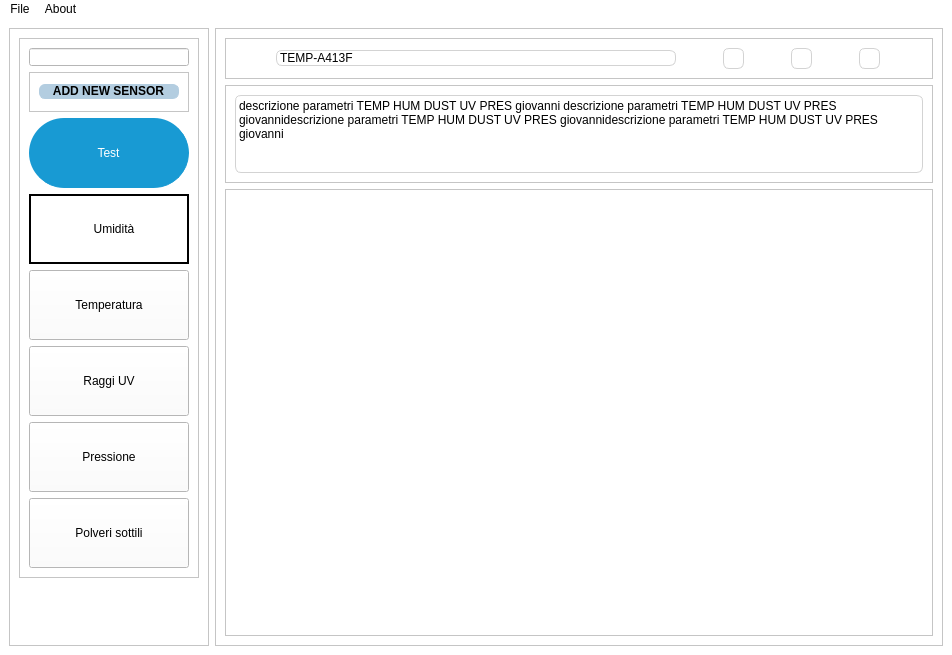
<?xml version="1.0" encoding="UTF-8"?>
<ui version="4.0">
 <class>MainWindow</class>
 <widget class="QMainWindow" name="MainWindow">
  <property name="geometry">
   <rect>
    <x>0</x>
    <y>0</y>
    <width>952</width>
    <height>655</height>
   </rect>
  </property>
  <property name="windowTitle">
   <string>MainWindow</string>
  </property>
  <property name="styleSheet">
   <string notr="true">MainWindow {
	background-color: rgb(255, 255, 255);
    }
    QWidget {
	background-color: rgb(255, 255, 255);
    }
    QFrame {
    background-color: rgb(255, 255, 255);
    }
    #QScrollArea {
    background-color: rgb(255, 255, 255);
    }
    #QMenuBar, QStatusBar {
    background-color: rgb(255, 255, 255);
    }</string>
  </property>
  <widget class="QWidget" name="centralwidget">
   <property name="styleSheet">
    <string notr="true">color: rgb(255, 255, 255);</string>
   </property>
   <layout class="QGridLayout" name="gridLayout_2">
    <item row="0" column="0" rowspan="8">
     <widget class="QScrollArea" name="scrollArea">
      <property name="maximumSize">
       <size>
        <width>200</width>
        <height>16777215</height>
       </size>
      </property>
      <property name="styleSheet">
       <string notr="true">QScrollBar {
        border: none;
        background: white;
        width: 10px;
    }
QScrollBar::handle {
        background: lightgrey;
        border: 2px solid lightgrey;
        border-radius: 5px;
}
QScrollBar::handle:hover {
        background: grey;
}
QScrollBar::add-line:vertical {
        border: none;
        background: none;
		 height: 10px;
        subcontrol-position: top;
        subcontrol-origin: margin;
    }
QScrollBar::sub-line:vertical {
        border: none;
        background: none;
        height: 10px;
        subcontrol-position: bottom;
        subcontrol-origin: margin;
    }
    QScrollBar::add-page:vertical, QScrollBar::sub-page:vertical {
        background: none;
}</string>
      </property>
      <property name="widgetResizable">
       <bool>true</bool>
      </property>
      <property name="alignment">
       <set>Qt::AlignLeading|Qt::AlignLeft|Qt::AlignTop</set>
      </property>
      <widget class="QWidget" name="scrollAreaWidgetContents_2">
       <property name="geometry">
        <rect>
         <x>0</x>
         <y>0</y>
         <width>198</width>
         <height>564</height>
        </rect>
       </property>
       <property name="sizePolicy">
        <sizepolicy hsizetype="Preferred" vsizetype="Fixed">
         <horstretch>0</horstretch>
         <verstretch>0</verstretch>
        </sizepolicy>
       </property>
       <layout class="QVBoxLayout" name="verticalLayout">
        <item>
         <widget class="QFrame" name="frame_scroll">
          <property name="sizePolicy">
           <sizepolicy hsizetype="Preferred" vsizetype="Fixed">
            <horstretch>0</horstretch>
            <verstretch>0</verstretch>
           </sizepolicy>
          </property>
          <property name="minimumSize">
           <size>
            <width>100</width>
            <height>0</height>
           </size>
          </property>
          <property name="autoFillBackground">
           <bool>false</bool>
          </property>
          <property name="styleSheet">
           <string notr="true">color: rgb(0, 0, 0);</string>
          </property>
          <property name="frameShape">
           <enum>QFrame::StyledPanel</enum>
          </property>
          <property name="frameShadow">
           <enum>QFrame::Raised</enum>
          </property>
          <layout class="QVBoxLayout" name="verticalLayout_2">
           <property name="sizeConstraint">
            <enum>QLayout::SetDefaultConstraint</enum>
           </property>
           <item>
            <widget class="QLineEdit" name="Find">
             <property name="styleSheet">
              <string notr="true">QLineEdit {
	color: rgb(0, 0, 0);
&quot;background-image: url(:/icons/search_icon_216897.svg);
background-size: 5px 5px;
background-repeat: no-repeat;
background-position: left;
padding-left: 30px;&quot;
}
</string>
             </property>
             <property name="text">
              <string/>
             </property>
             <property name="alignment">
              <set>Qt::AlignHCenter|Qt::AlignTop</set>
             </property>
             <property name="clearButtonEnabled">
              <bool>true</bool>
             </property>
            </widget>
           </item>
           <item>
            <widget class="QFrame" name="frame_add_delete">
             <property name="minimumSize">
              <size>
               <width>0</width>
               <height>40</height>
              </size>
             </property>
             <property name="maximumSize">
              <size>
               <width>16777215</width>
               <height>50</height>
              </size>
             </property>
             <property name="styleSheet">
              <string notr="true">QFrame{

}</string>
             </property>
             <property name="frameShape">
              <enum>QFrame::StyledPanel</enum>
             </property>
             <property name="frameShadow">
              <enum>QFrame::Raised</enum>
             </property>
             <layout class="QHBoxLayout" name="horizontalLayout">
              <item>
               <widget class="QPushButton" name="Add">
                <property name="styleSheet">
                 <string notr="true">*{	
		background-color: #b3cde0;
		color: #fff;
	
}
QPushButton{
       border-radius: 6px;
		border-right: 1px solid #b3cde0;
		border-bottom: 1px solid #b3cde0;
		font-weight: bold;
		color: black;

}
QPushButton:hover:!pressed {
		background-color: #6497b1;
		color: black;
		
}</string>
                </property>
                <property name="text">
                 <string>ADD NEW SENSOR</string>
                </property>
               </widget>
              </item>
             </layout>
            </widget>
           </item>
           <item>
            <widget class="QPushButton" name="test">
             <property name="minimumSize">
              <size>
               <width>0</width>
               <height>70</height>
              </size>
             </property>
             <property name="maximumSize">
              <size>
               <width>16777215</width>
               <height>70</height>
              </size>
             </property>
             <property name="styleSheet">
              <string notr="true">QPushButton{
	image: url(:/icons/tab_new_icon_216619.svg);
       border-radius: 35px;
		border-right: 1px solid #189ad3;
		border-bottom: 1px solid #189ad3;

}

QPushButton:enabled {
		background-color: #189ad3;
		color: white;
}

QPushButton:pressed {
		background-color: white;
		color: white;
}


QPushButton:hover:!pressed {
		background-color: #E1F4FF;
		color: #0c2f70;
}

QPushButton:disabled {
		background-color: #aaaaaa;
		color: #ffffff;
}
</string>
             </property>
             <property name="text">
              <string>Test</string>
             </property>
            </widget>
           </item>
           <item>
            <widget class="QPushButton" name="umidita">
             <property name="minimumSize">
              <size>
               <width>0</width>
               <height>70</height>
              </size>
             </property>
             <property name="maximumSize">
              <size>
               <width>16777215</width>
               <height>70</height>
              </size>
             </property>
             <property name="styleSheet">
              <string notr="true">QPushButton{
background-repeat: no-repeat;
background-position: left;
padding-left: 10px;
color: rgb(0, 0, 0);
border: 2px solid black
}</string>
             </property>
             <property name="text">
              <string>Umidità</string>
             </property>
            </widget>
           </item>
           <item>
            <widget class="QPushButton" name="temperatura">
             <property name="minimumSize">
              <size>
               <width>0</width>
               <height>70</height>
              </size>
             </property>
             <property name="maximumSize">
              <size>
               <width>16777215</width>
               <height>70</height>
              </size>
             </property>
             <property name="styleSheet">
              <string notr="true">color: rgb(0, 0, 0);</string>
             </property>
             <property name="text">
              <string>Temperatura</string>
             </property>
            </widget>
           </item>
           <item>
            <widget class="QPushButton" name="raggiuv">
             <property name="minimumSize">
              <size>
               <width>0</width>
               <height>70</height>
              </size>
             </property>
             <property name="maximumSize">
              <size>
               <width>16777215</width>
               <height>70</height>
              </size>
             </property>
             <property name="styleSheet">
              <string notr="true">color: rgb(0, 0, 0);</string>
             </property>
             <property name="text">
              <string>Raggi UV</string>
             </property>
            </widget>
           </item>
           <item>
            <widget class="QPushButton" name="pressione">
             <property name="minimumSize">
              <size>
               <width>0</width>
               <height>70</height>
              </size>
             </property>
             <property name="maximumSize">
              <size>
               <width>16777215</width>
               <height>70</height>
              </size>
             </property>
             <property name="styleSheet">
              <string notr="true">color: rgb(0, 0, 0);</string>
             </property>
             <property name="text">
              <string>Pressione</string>
             </property>
            </widget>
           </item>
           <item>
            <widget class="QPushButton" name="polveri">
             <property name="minimumSize">
              <size>
               <width>0</width>
               <height>70</height>
              </size>
             </property>
             <property name="maximumSize">
              <size>
               <width>16777215</width>
               <height>70</height>
              </size>
             </property>
             <property name="styleSheet">
              <string notr="true">color: rgb(0, 0, 0);</string>
             </property>
             <property name="text">
              <string>Polveri sottili</string>
             </property>
            </widget>
           </item>
          </layout>
         </widget>
        </item>
       </layout>
      </widget>
     </widget>
    </item>
    <item row="0" column="2" rowspan="8">
     <widget class="QFrame" name="frame_sensor">
      <property name="enabled">
       <bool>true</bool>
      </property>
      <property name="styleSheet">
       <string notr="true">QFrame { 
background-color: rgb(255, 255, 255); 
}</string>
      </property>
      <property name="frameShape">
       <enum>QFrame::StyledPanel</enum>
      </property>
      <property name="frameShadow">
       <enum>QFrame::Raised</enum>
      </property>
      <layout class="QVBoxLayout" name="verticalLayout_3">
       <item>
        <widget class="QFrame" name="primo">
         <property name="sizePolicy">
          <sizepolicy hsizetype="Preferred" vsizetype="Maximum">
           <horstretch>0</horstretch>
           <verstretch>0</verstretch>
          </sizepolicy>
         </property>
         <property name="frameShape">
          <enum>QFrame::StyledPanel</enum>
         </property>
         <property name="frameShadow">
          <enum>QFrame::Raised</enum>
         </property>
         <layout class="QHBoxLayout" name="horizontalLayout_2">
          <item>
           <widget class="QLabel" name="nome_sensore">
            <property name="sizePolicy">
             <sizepolicy hsizetype="Preferred" vsizetype="Maximum">
              <horstretch>0</horstretch>
              <verstretch>0</verstretch>
             </sizepolicy>
            </property>
            <property name="maximumSize">
             <size>
              <width>400</width>
              <height>16777215</height>
             </size>
            </property>
            <property name="styleSheet">
             <string notr="true">QLabel { 
border: 1px solid lightgrey; 
color: black;
font: 700 26pt &quot;Ubuntu&quot;;
border-radius: 6px
}</string>
            </property>
            <property name="text">
             <string>TEMP-A413F</string>
            </property>
           </widget>
          </item>
          <item>
           <widget class="QToolButton" name="simula">
            <property name="styleSheet">
             <string notr="true">QToolButton { 
image: url(:/line_chart_icon_215576.svg); 	        
border: 1px solid lightgrey;
border-radius: 6px;
}
QToolButton:hover:!pressed {
		background-color: #E1F4FF;
		color: #0c2f70;
}

</string>
            </property>
            <property name="text">
             <string/>
            </property>
           </widget>
          </item>
          <item>
           <widget class="QToolButton" name="modifica">
            <property name="styleSheet">
             <string notr="true">QToolButton { 
image: url(:/modifica.svg); 	        
border: 1px solid lightgrey;
border-radius: 6px;
}
QToolButton:hover:!pressed {
		background-color: #E1F4FF;
		color: #0c2f70;
}
</string>
            </property>
            <property name="text">
             <string/>
            </property>
           </widget>
          </item>
          <item>
           <widget class="QToolButton" name="cancella">
            <property name="styleSheet">
             <string notr="true">QToolButton { 
image: url(:/bin.svg); 	        
border: 1px solid lightgrey;
border-radius: 6px;
}
QToolButton:hover:!pressed {
		background-color: #E1F4FF;
		color: #0c2f70;
}
</string>
            </property>
            <property name="text">
             <string/>
            </property>
           </widget>
          </item>
         </layout>
        </widget>
       </item>
       <item>
        <widget class="QFrame" name="descrizione">
         <property name="sizePolicy">
          <sizepolicy hsizetype="Preferred" vsizetype="Maximum">
           <horstretch>0</horstretch>
           <verstretch>0</verstretch>
          </sizepolicy>
         </property>
         <property name="frameShape">
          <enum>QFrame::StyledPanel</enum>
         </property>
         <property name="frameShadow">
          <enum>QFrame::Raised</enum>
         </property>
         <layout class="QHBoxLayout" name="horizontalLayout_4">
          <property name="bottomMargin">
           <number>9</number>
          </property>
          <item>
           <widget class="QLabel" name="parametri">
            <property name="sizePolicy">
             <sizepolicy hsizetype="Preferred" vsizetype="Maximum">
              <horstretch>0</horstretch>
              <verstretch>0</verstretch>
             </sizepolicy>
            </property>
            <property name="minimumSize">
             <size>
              <width>0</width>
              <height>0</height>
             </size>
            </property>
            <property name="maximumSize">
             <size>
              <width>16777215</width>
              <height>16777215</height>
             </size>
            </property>
            <property name="sizeIncrement">
             <size>
              <width>0</width>
              <height>0</height>
             </size>
            </property>
            <property name="autoFillBackground">
             <bool>false</bool>
            </property>
            <property name="styleSheet">
             <string notr="true">QLabel:enabled {
color: rgb(0, 0, 0);
border: 1px solid lightgrey;
font: 300 italic 11pt &quot;Ubuntu&quot;;
border-radius: 6px;
}</string>
            </property>
            <property name="text">
             <string>descrizione parametri TEMP HUM DUST UV PRES giovanni descrizione parametri TEMP HUM DUST UV PRES giovannidescrizione parametri TEMP HUM DUST UV PRES giovannidescrizione parametri TEMP HUM DUST UV PRES giovanni</string>
            </property>
            <property name="scaledContents">
             <bool>false</bool>
            </property>
            <property name="alignment">
             <set>Qt::AlignLeading|Qt::AlignLeft|Qt::AlignTop</set>
            </property>
            <property name="wordWrap">
             <bool>true</bool>
            </property>
            <property name="margin">
             <number>0</number>
            </property>
            <property name="indent">
             <number>-1</number>
            </property>
           </widget>
          </item>
         </layout>
        </widget>
       </item>
       <item>
        <widget class="QFrame" name="grafico">
         <property name="frameShape">
          <enum>QFrame::StyledPanel</enum>
         </property>
         <property name="frameShadow">
          <enum>QFrame::Raised</enum>
         </property>
         <layout class="QVBoxLayout" name="verticalLayout_4"/>
        </widget>
       </item>
      </layout>
     </widget>
    </item>
   </layout>
  </widget>
  <widget class="QMenuBar" name="menubar">
   <property name="geometry">
    <rect>
     <x>0</x>
     <y>0</y>
     <width>952</width>
     <height>21</height>
    </rect>
   </property>
   <widget class="QMenu" name="menuFile">
    <property name="title">
     <string>File</string>
    </property>
    <addaction name="actionSave"/>
    <addaction name="actionQuit"/>
   </widget>
   <widget class="QMenu" name="menuAbout">
    <property name="title">
     <string>About</string>
    </property>
    <addaction name="actionHelp"/>
   </widget>
   <addaction name="menuFile"/>
   <addaction name="menuAbout"/>
  </widget>
  <action name="actionSave">
   <property name="text">
    <string>Save</string>
   </property>
  </action>
  <action name="actionQuit">
   <property name="text">
    <string>Quit</string>
   </property>
  </action>
  <action name="actionHelp">
   <property name="text">
    <string>Help</string>
   </property>
  </action>
 </widget>
 <resources/>
 <connections/>
</ui>
